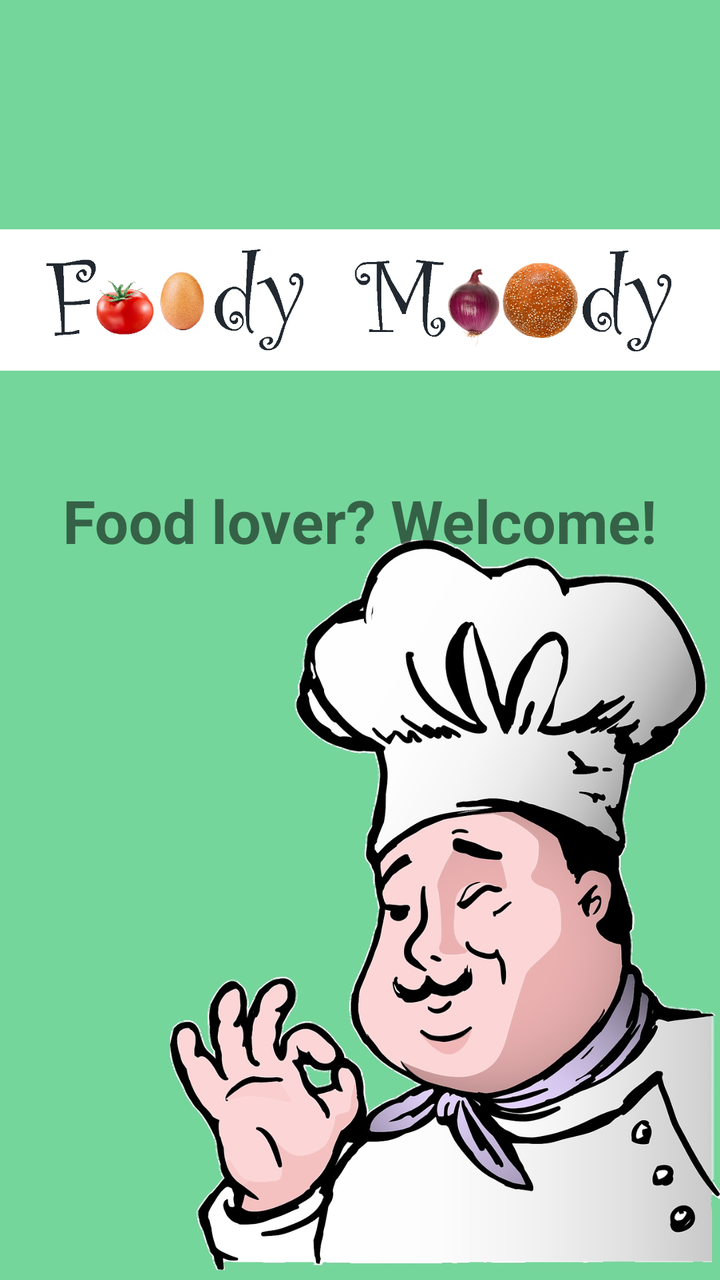
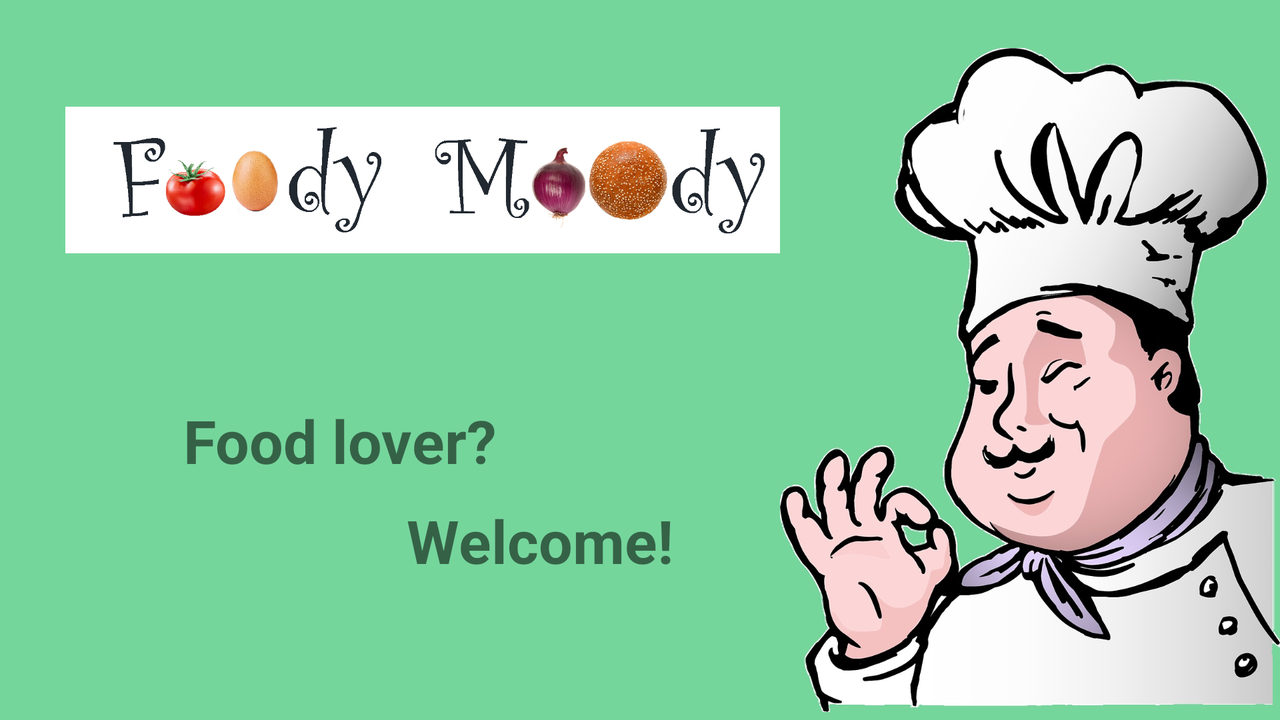

The same Android screen from two of the app's own layout files: first res/layout/ as a phone draws it, then the repository's variant for another configuration, drawn on a device whose configuration selects that folder. Both files follow.
<!-- AndroidManifest.xml: application theme Theme.AppCompat.DayNight.NoActionBar -->
<!-- res/layout/activity_main.xml -->
<?xml version="1.0" encoding="utf-8"?>
<androidx.constraintlayout.widget.ConstraintLayout xmlns:android="http://schemas.android.com/apk/res/android"
    xmlns:app="http://schemas.android.com/apk/res-auto"
    xmlns:tools="http://schemas.android.com/tools"
    android:layout_width="match_parent"
    android:layout_height="match_parent"
    tools:context=".MainActivity">

    <ImageView
        android:id="@+id/backgroundLayer"
        android:layout_width="match_parent"
        android:layout_height="match_parent"
        android:background="@color/background_green"
        tools:layout_editor_absoluteX="0dp"
        tools:layout_editor_absoluteY="73dp" />

    <ImageView
        android:id="@+id/logo"
        android:layout_width="match_parent"
        android:layout_height="@dimen/d_100"
        app:layout_constraintTop_toTopOf="parent"
        android:layout_marginTop="@dimen/d_100"
        android:src="@drawable/first_logo"/>

    <ImageView
        android:id="@+id/chefImage"
        android:layout_width="@dimen/d_275"
        android:layout_height="@dimen/d_375"
        android:src="@drawable/chef"
        app:layout_constraintBottom_toBottomOf="@+id/backgroundLayer"
        app:layout_constraintEnd_toEndOf="parent" />

    <TextView
        android:id="@+id/textView"
        android:layout_width="wrap_content"
        android:layout_height="wrap_content"
        android:text="@string/txt_main_page"
        android:textSize="@dimen/f_30"
        android:textStyle="bold"
        app:layout_constraintEnd_toEndOf="parent"
        app:layout_constraintStart_toStartOf="parent"
        tools:layout_editor_absoluteY="260dp"
        app:layout_constraintTop_toBottomOf="@id/logo"
        android:layout_marginTop="@dimen/d_40"/>

</androidx.constraintlayout.widget.ConstraintLayout>
<!-- resources referenced by this layout -->
<resources>
  <color name="background_green">#75d69c</color>
  <dimen name="d_100">100dp</dimen>
  <dimen name="d_275">275dp</dimen>
  <dimen name="d_375">375dp</dimen>
  <dimen name="d_40">40dp</dimen>
  <dimen name="f_30">30sp</dimen>
  <!-- drawable chef: jpg bitmap (drawable-hdpi, 217865 bytes) -->
  <!-- drawable first_logo: png bitmap (drawable, 268296 bytes) -->
  <string name="txt_main_page">Food lover? Welcome!</string>
</resources>
<!-- res/layout-land/activity_main.xml (the repository's variant of the layout above) -->
<!-- drawn on the phone turned sideways -->
<?xml version="1.0" encoding="utf-8"?>
<androidx.constraintlayout.widget.ConstraintLayout xmlns:android="http://schemas.android.com/apk/res/android"
    xmlns:app="http://schemas.android.com/apk/res-auto"
    xmlns:tools="http://schemas.android.com/tools"
    android:layout_width="match_parent"
    android:layout_height="match_parent"
    tools:context=".MainActivity">

    <ImageView
        android:id="@+id/backgroundLayer"
        android:layout_width="match_parent"
        android:layout_height="match_parent"
        android:background="@color/background_green"/>

    <ImageView
        android:id="@+id/logo"
        android:layout_width="@dimen/d_375"
        android:layout_height="@dimen/d_80"
        app:layout_constraintTop_toTopOf="parent"
        app:layout_constraintStart_toStartOf="parent"
        app:layout_constraintEnd_toStartOf="@+id/chefImage"
        android:layout_marginTop="@dimen/d_50"
        android:layout_marginStart="@dimen/d_50"
        android:src="@drawable/first_logo"/>

    <ImageView
        android:id="@+id/chefImage"
        android:layout_width="@dimen/d_250"
        android:layout_height="@dimen/d_340"
        android:src="@drawable/chef"
        app:layout_constraintBottom_toBottomOf="@+id/backgroundLayer"
        app:layout_constraintEnd_toEndOf="parent" />

    <TextView
        android:id="@+id/textView1"
        android:layout_width="wrap_content"
        android:layout_height="wrap_content"
        android:text="@string/txt_main_page_1"
        android:textSize="@dimen/f_30"
        android:textStyle="bold"
        app:layout_constraintEnd_toStartOf="@+id/chefImage"
        app:layout_constraintStart_toStartOf="parent"
        app:layout_constraintTop_toBottomOf="@id/logo"
        app:layout_constraintBottom_toBottomOf="parent"
        android:layout_marginBottom="@dimen/d_50"
        android:layout_marginEnd="@dimen/d_50"/>

    <TextView
        android:id="@+id/textView2"
        android:layout_width="wrap_content"
        android:layout_height="wrap_content"
        android:text="@string/txt_main_page_2"
        android:textSize="@dimen/f_30"
        android:textStyle="bold"
        app:layout_constraintEnd_toStartOf="@+id/chefImage"
        app:layout_constraintStart_toStartOf="parent"
        app:layout_constraintTop_toBottomOf="@id/logo"
        app:layout_constraintBottom_toBottomOf="parent"
        android:layout_marginTop="@dimen/d_50"
        android:layout_marginStart="@dimen/d_150"/>

</androidx.constraintlayout.widget.ConstraintLayout>
<!-- resources referenced by the variant -->
<!-- as the phone turned sideways resolves them -->
<resources>
  <color name="background_green">#75d69c</color>
  <dimen name="d_150">150dp</dimen>
  <dimen name="d_250">250dp</dimen>
  <dimen name="d_340">340dp</dimen>
  <dimen name="d_375">375dp</dimen>
  <dimen name="d_50">50dp</dimen>
  <dimen name="d_80">80dp</dimen>
  <dimen name="f_30">30sp</dimen>
  <!-- drawable chef: jpg bitmap (drawable-hdpi, 217865 bytes) -->
  <!-- drawable first_logo: png bitmap (drawable, 268296 bytes) -->
  <string name="txt_main_page_1">Food lover?</string>
  <string name="txt_main_page_2">Welcome!</string>
</resources>
